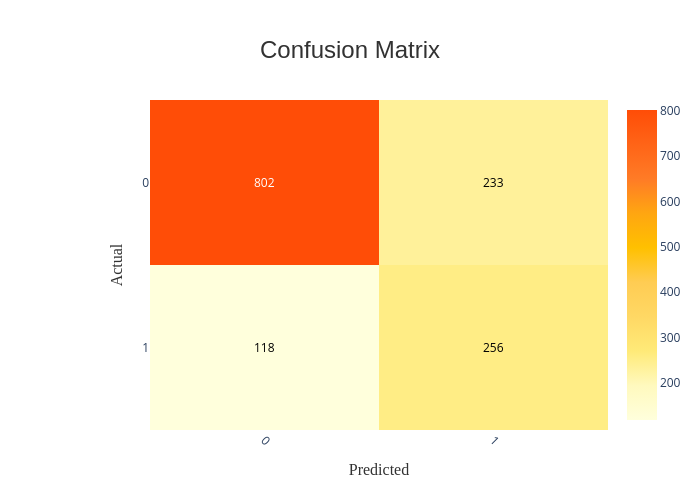

The notebook cell this image was saved under:
### Code cell
plot_confusion_matrix(y_teste,y_previsto)

### Figure 1 — Plotly figure (JSON) as saved in the notebook; plotly's stock layout.template omitted (floating-point values rounded to 4 significant figures)
{"data": [{"colorscale": [[0, "rgb(255, 255, 220)"], [0.1111, "rgb(255, 249, 190)"], [0.2222, "rgb(255, 234, 120)"], [0.3333, "rgb(255, 216, 100)"], [0.4444, "rgb(255, 204, 83)"], [0.5556, "rgb(255, 192, 0)"], [0.6667, "rgb(255, 166, 17)"], [0.7778, "rgb(255, 123, 38)"], [0.8889, "rgb(255, 100, 23)"], [1, "rgb(255, 77, 7)"]], "hovertemplate": "%{hovertext}<extra></extra>", "hovertext": [["Actual: 0<br>Predicted: 0<br>Count: 802", "Actual: 0<br>Predicted: 1<br>Count: 233"], ["Actual: 1<br>Predicted: 0<br>Count: 118", "Actual: 1<br>Predicted: 1<br>Count: 256"]], "showscale": true, "type": "heatmap", "x": [0, 1], "y": [0, 1], "z": [[802, 233], [118, 256]]}], "layout": {"annotations": [{"font": {"color": "white"}, "showarrow": false, "text": "802", "x": 0, "y": 0}, {"font": {"color": "black"}, "showarrow": false, "text": "233", "x": 1, "y": 0}, {"font": {"color": "black"}, "showarrow": false, "text": "118", "x": 0, "y": 1}, {"font": {"color": "black"}, "showarrow": false, "text": "256", "x": 1, "y": 1}], "height": 500, "margin": {"b": 70, "l": 150, "r": 20, "t": 100}, "title": {"font": {"color": "rgb(50, 50, 50)", "family": "Arial", "size": 24}, "text": "Confusion Matrix", "x": 0.5, "xanchor": "center", "y": 0.9, "yanchor": "middle"}, "width": 700, "xaxis": {"tickangle": 45, "tickmode": "array", "ticktext": [0, 1], "tickvals": [0, 1], "title": {"font": {"color": "rgb(50, 50, 50)", "family": "Arial Black", "size": 16}, "text": "Predicted"}}, "yaxis": {"autorange": "reversed", "tickmode": "array", "ticktext": [0, 1], "tickvals": [0, 1], "title": {"font": {"color": "rgb(50, 50, 50)", "family": "Arial Black", "size": 16}, "text": "Actual"}}}}
